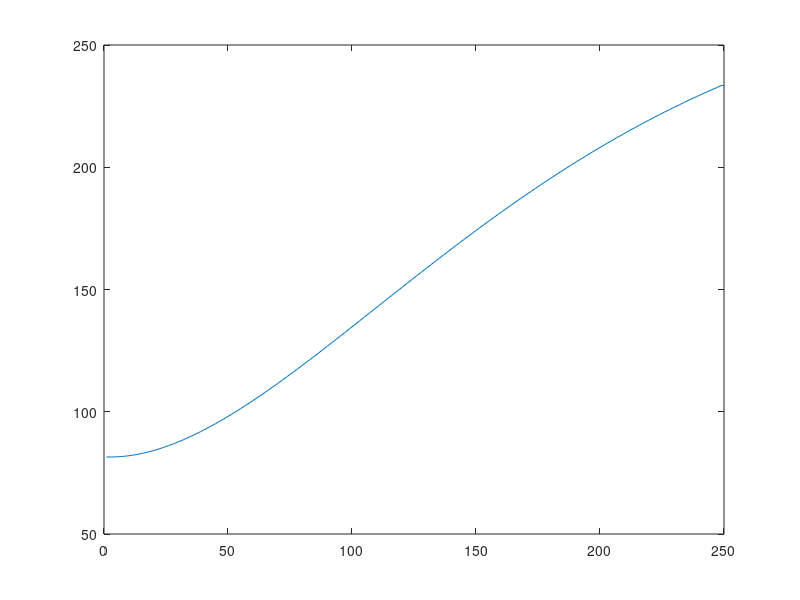

MATLAB code for this plot:
pkg load control
clear all
close all
hold off;

num=1.1*[0.008594  0.008548]
den=-[-1.984  0.9841]

Ts=1;

%Condiciones iniciales del programa y de la ecuación en diferencias

Entrada(1)=0;
Entrada(2)=1;
Entrada(3)=1;
Entrada(4)=1;
SalidaSis(1)=0;
SalidaSis(2)=0;
SalidaSis(3)=0;
SalidaSis(4)=0;
i=4;
Referencia(i)=1;
error=Referencia(i);
u(1)=1;
u(2)=1;
u(3)=1;
u(4)=1;

error(1)=0;
error(2)=0;
error(3)=0;
error(4)=0;
error(5)=0;

%%Proceso en lazo abierto

while (i<250)

Referencia(i)=1;
SalidaSis(i)=num*[u(i-1) u(i-2)]' + den*[SalidaSis(i-1) SalidaSis(i-2)]';
i=i+1;
u(i)=1;

end


SalidaSis(i)=SalidaSis(i-1);
u(i)=0;
%Graficar la salida
t=1:length(SalidaSis);
plot(t*Ts , SalidaSis + 81.5) %%Se suma el offset de donde arrancó el experimento
